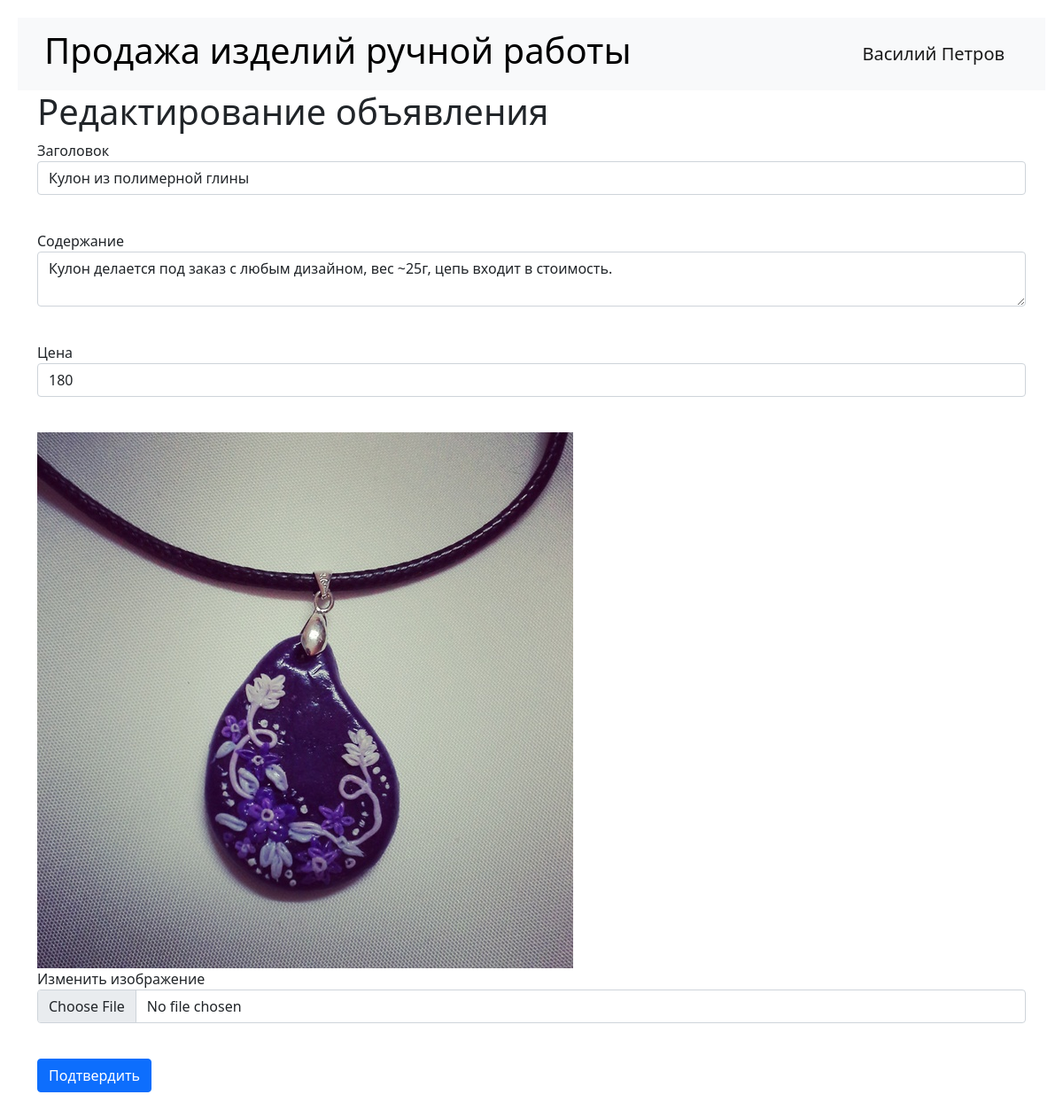
/ad/4 (signed in), run on an earlier commit of the app's database.
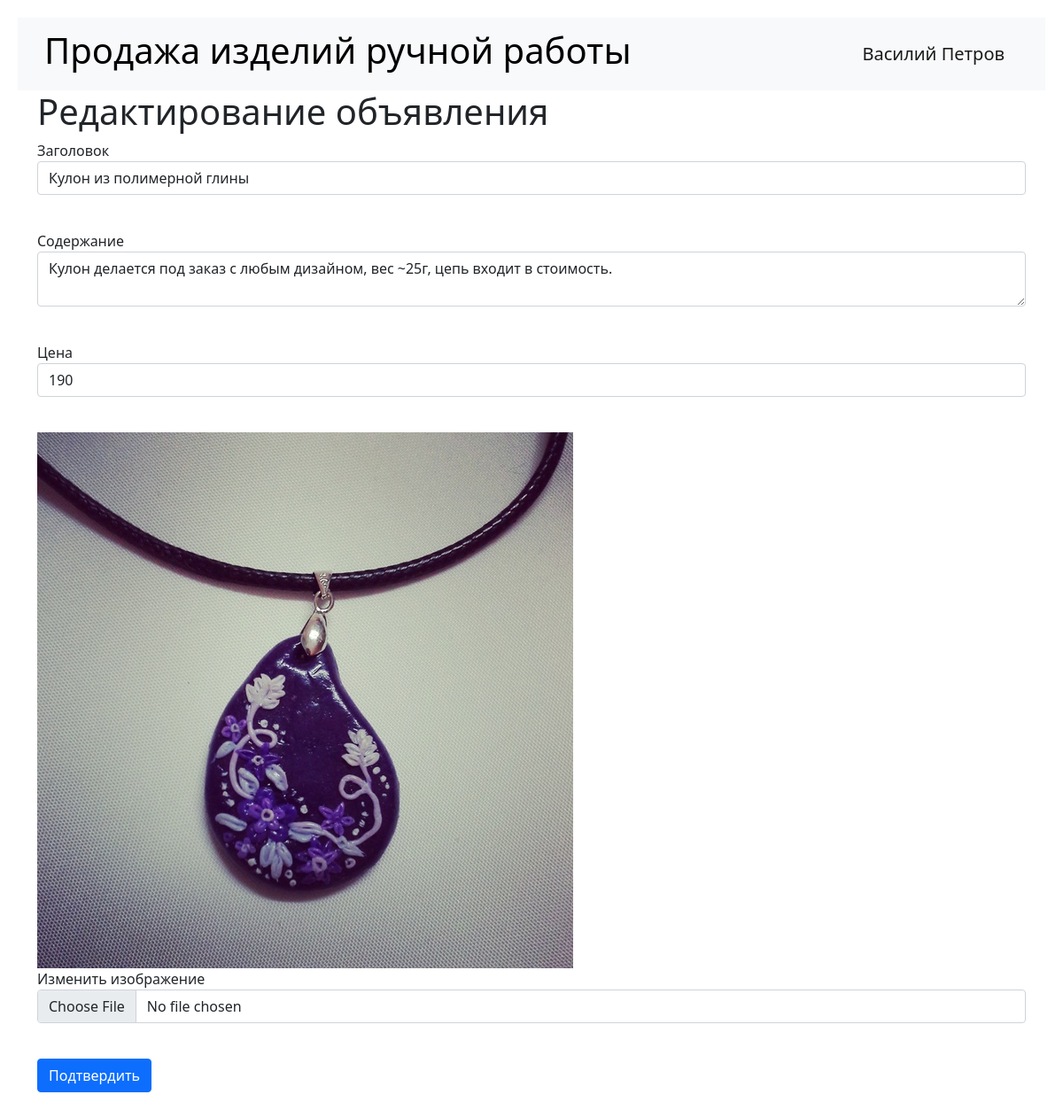
And on a later commit of the database.
### data/ads.py (models this page shows)
class Ad(SqlAlchemyBase, SerializerMixin):
    __tablename__ = 'ads'
    id = sqlalchemy.Column(sqlalchemy.Integer,
                           primary_key=True, autoincrement=True)
    user_id = sqlalchemy.Column(sqlalchemy.Integer,
                                sqlalchemy.ForeignKey("users.id"))
    title = sqlalchemy.Column(sqlalchemy.String, nullable=True)
    content = sqlalchemy.Column(sqlalchemy.String, nullable=True)
    price = sqlalchemy.Column(sqlalchemy.Integer, nullable=True)
    filename = sqlalchemy.Column(sqlalchemy.String, nullable=True)
    created_date = sqlalchemy.Column(sqlalchemy.DateTime,
                                     default=datetime.datetime.now)
    is_sold = sqlalchemy.Column(sqlalchemy.Boolean, default=False)
    user = orm.relation('User')

### main.py (the view, shortened to what this page needs)
@app.route('/ad/<int:id>', methods=['GET', 'POST'])
@login_required
def edit_ad(id):
    form = AdEditForm()
    if request.method == "GET":
        db_sess = db_session.create_session()
        ad = db_sess.query(Ad).filter(Ad.id == id,
                                      Ad.user == current_user).first()
        if ad:
            form.title.data = ad.title
            form.content.data = ad.content
            form.price.data = ad.price
            form.current_img.data = f"../static/img/{ad.filename}"
        else:
            abort(404)
    return render_template('ad.html',
                           title='Редактирование объявления',
                           form=form)

### forms/ad.py
class AdEditForm(AdForm):
    image = FileField("Изменить изображение")

### data/db_session.py (called while the page is built)
def create_session() -> Session:
    global __factory
    return __factory()

### main.py (called while the page is built)
@login_manager.user_loader
def load_user(user_id):
    db_sess = db_session.create_session()
    return db_sess.query(User).get(user_id)

### templates/ad.html (shortened to what this page needs)
{% extends "base.html" %}
{% block content %}
<h1>{{ title }}</h1>
<form action="" method="post" enctype="multipart/form-data">
    <p>
        {{ form.title.label }}<br>
        {{ form.title(class="form-control") }}<br>
    <p>
        {{ form.content.label }}<br>
        {{ form.content(class="form-control") }}<br>
    <p>
        {{ form.price.label }}<br>
        {{ form.price(class="form-control") }}<br>
    <p>
        {% if form.current_img.data %}
            <img src={{ form.current_img.data }}
                 alt="Прошлое изображение товара"><br>
        {% endif %}
        {{ form.image.label }}<br>
        {{ form.image(class="form-control") }}<br>
    <p>{{ form.submit(type="submit", class="btn btn-primary") }}</p>
</form>
{% endblock %}

What changed in the data, as far as the page shows it:
changed Ad "Кулон из полимерной глины": price "180" → "190"
